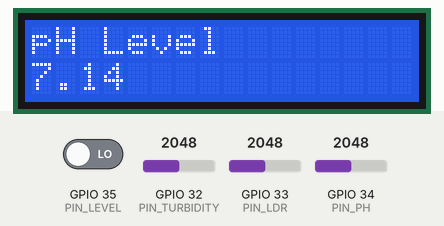
Recording of a sketch running on a simulated ESP32. Parts: 16×2 character LCD. Inputs (shaded band) come from the test bench; at power-on: GPIO 35 (PIN_LEVEL) LOW, GPIO 32 (PIN_TURBIDITY) = 2048, GPIO 33 (PIN_LDR) = 2048, GPIO 34 (PIN_PH) = 2048 (analog values on the 0–4095 scale). What the sketch prints to the serial monitor is not drawn.

Above: at 2.6 s.
2.7 s: GPIO 35 (PIN_LEVEL) driven HIGH
At 8.4 s:
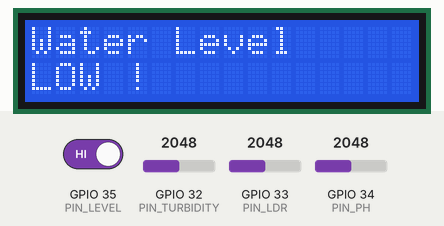
8.5 s: GPIO 32 (PIN_TURBIDITY) set to 491
At 13.5 s:
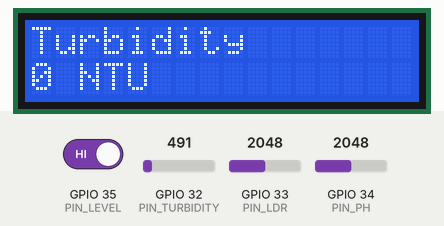
14.3 s: GPIO 35 (PIN_LEVEL) driven LOW
At 16.5 s:
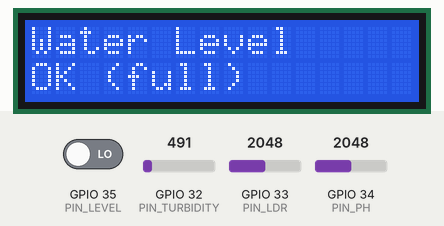
19.5 s: GPIO 33 (PIN_LDR) set to 491
At 23.5 s:
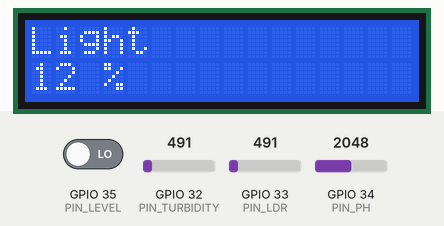
25.3 s: GPIO 34 (PIN_PH) set to 491
At 26.6 s:
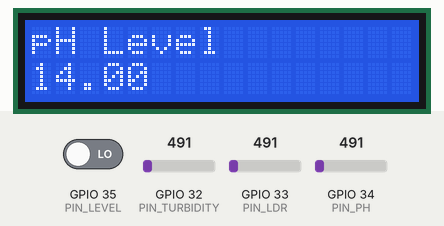
29.5 s: GPIO 33 (PIN_LDR) set to 0
At 30.7 s:
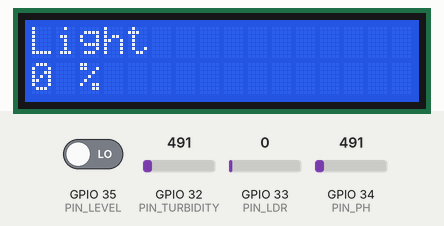
Timing chart, 0 to 32.5 s (numbered marks = the images above; inputs shaded):
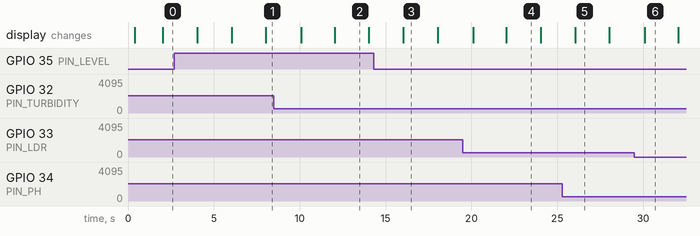

The sketch:

A_board.ino
```cpp
// ===================================================================
//  ESP32 A보드 — 센서 측정 + LCD + ESP-NOW 송신 (브레드보드/버스 배선판)
//  -----------------------------------------------------------------
//  하드웨어: ESP32 38핀 DevKit + GPIO 확장보드(S/V/G 헤더) + 브레드보드
//  배선 원칙(안정성): 전원/GND를 "버스(레일)"로 한 줄씩 정리(데이지체인) +
//    아날로그 라인마다 필터 커패시터(0.1uF~1uF)로 ADC 노이즈 제거.
//  전원 레일 2개:
//    - 5V 레일  : 탁도(SEN0189) · pH(PH4502C) · 수위(XKC-Y25-V) · LCD
//    - 3.3V 레일: 조도(GL5528)
//    - GND 레일 : 전 센서/분압/커패시터/ESP32 공통 1점
//  핀: 조도=IO33, 탁도=IO32, pH=IO34, 수위=IO35. IO4 수온 센서는 제거됨.
//    (아날로그는 전부 ADC1 = IO32~39 → ESP-NOW(WiFi)와 충돌 없음)
//  LCD: RS=IO13 E=IO14 D4=IO27 D5=IO16 D6=IO17 D7=IO18
//  시리얼(115200)에 각 센서 raw값까지 찍어서 배선 문제를 바로 확인 가능
// ===================================================================
#include <LiquidCrystal.h>
#include <esp_now.h>
#include <WiFi.h>
#include "esp_wifi.h"
#include "SensorPacket.h"

// ▼ B보드 STA MAC
uint8_t boardB_mac[] = {0x80, 0xF3, 0xDA, 0x5E, 0x5C, 0x7C};
#define WIFI_CHANNEL 1

// ===== 센서 핀 (확장보드 S 헤더에 꽂힘) =====
#define PIN_LDR       33   // IO33  조도  (3.3V 레일, 3.3V-LDR-IO33-10k-GND 분압)
#define PIN_TURBIDITY 32   // IO32  탁도  (5V 레일, OUT-10k-IO32-20k-GND + 0.1uF)
#define PIN_PH        34   // IO34  pH   (5V 레일, 입력전용, PO-10k-IO34-20k-GND + 1uF)
#define PIN_LEVEL     35   // IO35  수위  (5V 레일, 입력전용, OUT-10k-IO35-20k-GND)

// ===== LCD =====
#define LCD_RS 13
#define LCD_EN 14
#define LCD_D4 27
#define LCD_D5 16
#define LCD_D6 17
#define LCD_D7 18
LiquidCrystal lcd(LCD_RS, LCD_EN, LCD_D4, LCD_D5, LCD_D6, LCD_D7);

// ===== 보정 =====
const float DIV_TURB = 1.5;       // 탁도 분압 복원(분압 안 했으면 1.0)
const float DIV_PH   = 1.5;       // pH 분압 복원(분압 안 했으면 1.0)
const float PH_NEUTRAL_V = 2.50;  // pH7 기준 전압
const float PH_SLOPE     = 0.18;
float pH_offset = 0.0;

SensorData data = {};

esp_now_peer_info_t peerInfo;
unsigned long lastRead = 0;
const unsigned long READ_INTERVAL = 2000;

// 진단용 raw 보관
int   rawLdr, rawTur, rawPh, rawLevel;
float vTur, vPh;

void onSent(const wifi_tx_info_t *info, esp_now_send_status_t status) {}

int analogAvg(int pin, int n = 16) {
  long s = 0;
  for (int i = 0; i < n; i++) { s += analogRead(pin); delayMicroseconds(200); }
  return (int)(s / n);
}

void printLine(int row, const char* s) {
  char b[17]; snprintf(b, sizeof(b), "%-16.16s", s);
  lcd.setCursor(0, row); lcd.print(b);
}

void updateLcd() {
  static int cnt = 0;
  if (++cnt % 5 == 0) lcd.begin(16, 2);
  static int page = 0;
  char l0[20], l1[20];
  switch (page) {
    case 0: snprintf(l0,sizeof(l0),"pH Level");     snprintf(l1,sizeof(l1),"%.2f", data.ph); break;
    case 1: snprintf(l0,sizeof(l0),"Turbidity");    snprintf(l1,sizeof(l1),"%.0f NTU", data.turbidity); break;
    case 2: snprintf(l0,sizeof(l0),"Light");        snprintf(l1,sizeof(l1),"%.0f %%", data.lux); break;
    case 3: snprintf(l0,sizeof(l0),"Water Level");  snprintf(l1,sizeof(l1),"%s", data.waterLevel?"OK (full)":"LOW !"); break;
  }
  printLine(0,l0); printLine(1,l1); page=(page+1)%4;
}

void readSensors() {
  // 조도
  rawLdr = analogAvg(PIN_LDR);
  data.lux = (rawLdr / 4095.0) * 100.0;

  // 탁도
  rawTur = analogAvg(PIN_TURBIDITY);
  vTur = (rawTur / 4095.0) * 3.3 * DIV_TURB;
  float ntu = (vTur > 4.2) ? 0 : (-1120.4*vTur*vTur + 5742.3*vTur - 4352.9);
  data.turbidity = (ntu < 0) ? 0 : ntu;

  // pH
  rawPh = analogAvg(PIN_PH);
  vPh = (rawPh / 4095.0) * 3.3 * DIV_PH;
  data.ph = 7.0 + ((PH_NEUTRAL_V - vPh) / PH_SLOPE) + pH_offset;
  if (data.ph < 0) data.ph = 0;  if (data.ph > 14) data.ph = 14;

  // 수위 (물 차면 LOW → 반전: 1=정상, 0=부족)
  rawLevel = digitalRead(PIN_LEVEL);
  data.waterLevel = rawLevel ? 0 : 1;
}

void bootDiag() {
  Serial.println("\n========== A보드 센서 진단 시작 ==========");
  Serial.println("수온 센서 사용 안 함 / 센서 패킷 v2 (16 bytes)");
  Serial.printf("초기 ADC raw -> 조도(D33):%d  탁도(D32):%d  pH(D34):%d  수위(D35):%d\n",
                analogAvg(PIN_LDR), analogAvg(PIN_TURBIDITY), analogAvg(PIN_PH), digitalRead(PIN_LEVEL));
  Serial.println("  * raw 끝값은 포화/배선 문제 가능성이 있으므로 실측과 함께 확인");
  Serial.println("==========================================\n");
}

void setup() {
  Serial.begin(115200);
  delay(300);
  analogReadResolution(12);
  analogSetAttenuation(ADC_11db);
  pinMode(PIN_LEVEL, INPUT);

  lcd.begin(16, 2);
  lcd.print("Aqua Sensor");
  lcd.setCursor(0,1); lcd.print("starting...");

  WiFi.mode(WIFI_STA);
  esp_wifi_set_channel(WIFI_CHANNEL, WIFI_SECOND_CHAN_NONE);

  bootDiag();
  Serial.print("A보드 MAC: "); Serial.println(WiFi.macAddress());

  if (esp_now_init() == ESP_OK) {
    esp_now_register_send_cb(onSent);
    memcpy(peerInfo.peer_addr, boardB_mac, 6);
    peerInfo.channel = WIFI_CHANNEL; peerInfo.encrypt = false;
    esp_now_add_peer(&peerInfo);
  } else Serial.println("ESP-NOW 초기화 실패");

  delay(500);
}

void loop() {
  if (millis() - lastRead < READ_INTERVAL) return;
  lastRead = millis();

  readSensors();
  updateLcd();
  esp_now_send(boardB_mac, (uint8_t*)&data, sizeof(data));

  // ── 센서별 진단 출력 (raw값으로 살았는지 바로 확인) ──
  Serial.println("------------------------------------------");
  Serial.printf("조도  D33: raw %4d -> %.0f%%   %s\n",
                rawLdr, data.lux, (rawLdr<10||rawLdr>4080)?"<-- floating 의심":"");
  Serial.printf("탁도  D32: raw %4d -> %.2fV -> %.0f NTU   %s\n",
                rawTur, vTur, data.turbidity, (rawTur<10||rawTur>4080)?"<-- floating 의심":"");
  Serial.printf("pH    D34: raw %4d -> %.2fV -> pH %.2f   %s\n",
                rawPh, vPh, data.ph, (rawPh<10||rawPh>4080)?"<-- floating 의심":"");
  Serial.printf("수위  D35: %d -> %s\n", rawLevel, data.waterLevel?"정상(물참)":"부족");
  Serial.printf("{\"ph\":%.2f,\"turb\":%.0f,\"lux\":%.0f,\"level\":%ld,\"tempSensorEnabled\":false}\n",
                data.ph, data.turbidity, data.lux, (long)data.waterLevel);
}
```

SensorPacket.h
```cpp
#pragma once
#include <stdint.h>
#include <stddef.h>
#include <string.h>

// 수온이 없는 현재 패킷. A/B의 헤더는 동일하게 유지합니다.
struct SensorData {
  float lux;
  float turbidity;
  float ph;
  int32_t waterLevel;
};
static_assert(sizeof(SensorData) == 16, "Unexpected sensor packet layout");

// 기존 A보드의 20바이트 패킷도 수신하되 첫 수온 필드는 사용하지 않습니다.
inline bool decodeSensorPacket(const uint8_t* bytes, size_t length,
                               SensorData& output, bool& legacy) {
  if (!bytes || (length != 16 && length != 20)) return false;
  SensorData candidate;
  const bool isLegacy = length == 20;
  memcpy(&candidate, bytes + (isLegacy ? 4 : 0), sizeof(candidate));
  if (candidate.waterLevel != 0 && candidate.waterLevel != 1) return false;
  output = candidate;
  legacy = isLegacy;
  return true;
}
```

Measured:
- after the input at 2.7 s, the display: first differs from a run without the input after 5.3 s (image 1)
- after the input at 14.3 s, the display: changes after 1.7 s (image 3)
- what the display in image 2 shows lasts 2.0 s, from 12.0 s to 14.0 s
